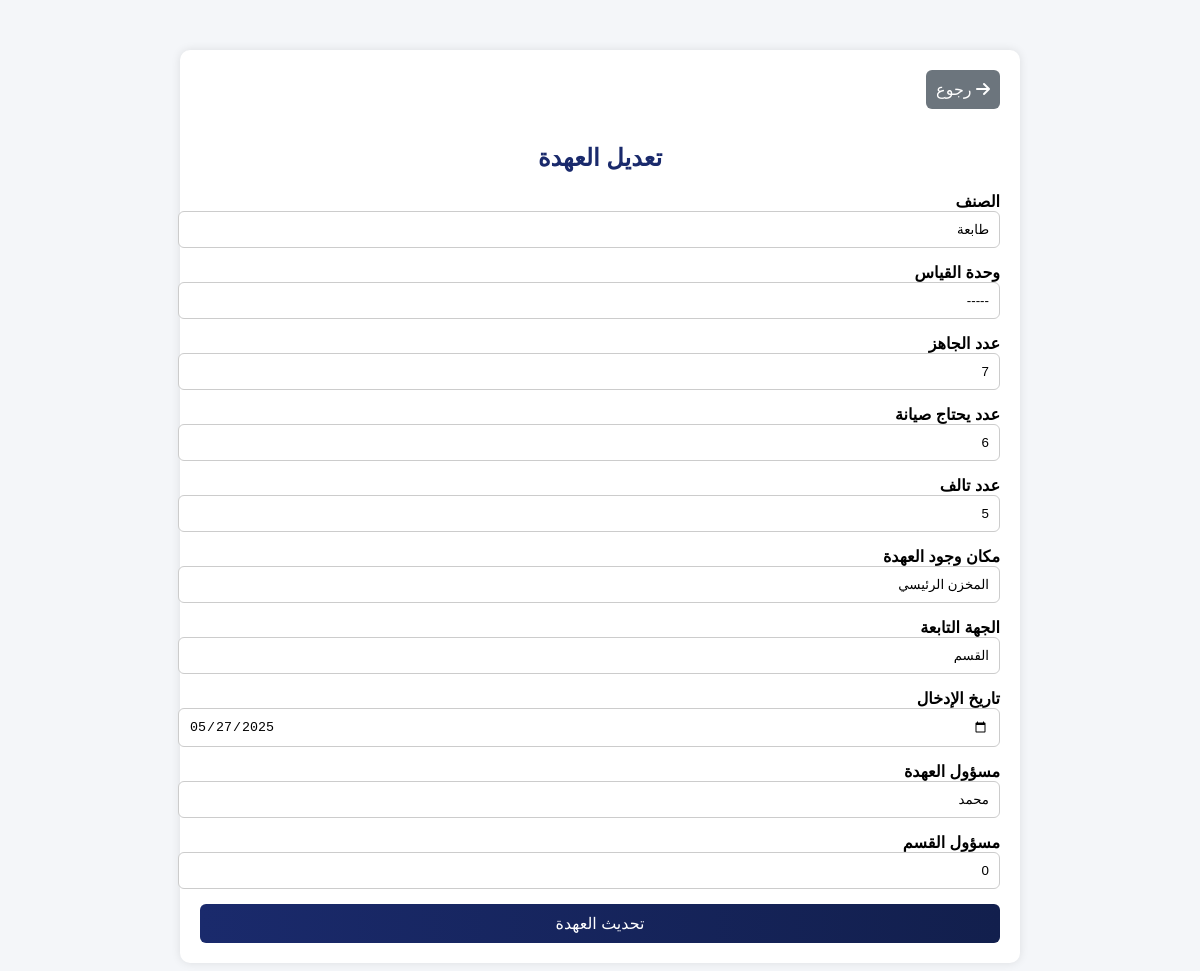
The page /edit_item.php?id=1 on the database its author committed.
### tables this page shows
CREATE TABLE `kashf` (
  `id` int(11) NOT NULL,
  `الصنف` varchar(50) NOT NULL,
  `وحدة_القياس` varchar(20) NOT NULL,
  `عدد_الجاهز` int(5) NOT NULL,
  `عدد_يحتاج_صيانة` int(5) NOT NULL,
  `عدد_تالف` int(5) NOT NULL,
  `مكان_وجود_العهدة` varchar(30) NOT NULL,
  `الجهة_التي_تتبعها_العهدة` varchar(50) NOT NULL,
  `تأربخ_الادخال` date NOT NULL,
  `اسم_الشخص_المسؤول_عن_العهدة` varchar(45) NOT NULL,
  `اسم_الشخص_المسؤول_على_القسم` varchar(45) NOT NULL
);

### edit_item.php (the view, shortened to what this page needs)
<?php
include 'db.php';
$id = $_GET['id'];
$sql = "SELECT * FROM kashf WHERE id = ?";
$stmt = $conn->prepare($sql);
$stmt->bind_param("i", $id);
$stmt->execute();
$result = $stmt->get_result();
$item = $result->fetch_assoc();
?>
<!DOCTYPE html>
<html lang="ar" dir="rtl">
<head>
    <link rel="stylesheet" href="https://cdnjs.cloudflare.com/ajax/libs/font-awesome/6.4.0/css/all.min.css">
</head>
<body>
<div class="container">
    <a href="javascript:history.back()" class="back-btn">
        <i class="fas fa-arrow-right"></i> رجوع
    </a>
    <h2>تعديل العهدة</h2>
    <form action="update_item.php" method="POST">
        <div class="form-group">
            <label for="الصنف">الصنف</label>
            <input type="text" id="الصنف" name="الصنف" value="<?= htmlspecialchars($item['الصنف']) ?>" required>
        </div>
        <div class="form-group">
            <label for="وحدة_القياس">وحدة القياس</label>
            <input type="text" id="وحدة_القياس" name="وحدة_القياس" value="<?= htmlspecialchars($item['وحدة_القياس']) ?>" required>
        </div>
        <div class="form-group">
            <label for="عدد_الجاهز">عدد الجاهز</label>
            <input type="number" id="عدد_الجاهز" name="عدد_الجاهز" value="<?= htmlspecialchars($item['عدد_الجاهز']) ?>" required>
        </div>
        <div class="form-group">
            <label for="عدد_يحتاج_صيانة">عدد يحتاج صيانة</label>
            <input type="number" id="عدد_يحتاج_صيانة" name="عدد_يحتاج_صيانة" value="<?= htmlspecialchars($item['عدد_يحتاج_صيانة']) ?>" required>
        </div>
        <div class="form-group">
            <label for="عدد_تالف">عدد تالف</label>
            <input type="number" id="عدد_تالف" name="عدد_تالف" value="<?= htmlspecialchars($item['عدد_تالف']) ?>" required>
        </div>
        <div class="form-group">
            <label for="مكان_وجود_العهدة">مكان وجود العهدة</label>
            <input type="text" id="مكان_وجود_العهدة" name="مكان_وجود_العهدة" value="<?= htmlspecialchars($item['مكان_وجود_العهدة']) ?>" required>
        </div>
        <div class="form-group">
            <label for="الجهة_التي_تتبعها_العهدة">الجهة التابعة</label>
            <input type="text" id="الجهة_التي_تتبعها_العهدة" name="الجهة_التي_تتبعها_العهدة" value="<?= htmlspecialchars($item['الجهة_التي_تتبعها_العهدة']) ?>" required>
        </div>
        <div class="form-group">
            <label for="تأربخ_الادخال">تاريخ الإدخال</label>
            <input type="date" id="تأربخ_الادخال" name="تأربخ_الادخال" value="<?= htmlspecialchars($item['تأربخ_الادخال']) ?>" required>
        </div>
        <div class="form-group">
            <label for="اسم_الشخص_المسؤول_عن_العهدة">مسؤول العهدة</label>
            <input type="text" id="اسم_الشخص_المسؤول_عن_العهدة" name="اسم_الشخص_المسؤول_عن_العهدة" value="<?= htmlspecialchars($item['اسم_الشخص_المسؤول_عن_العهدة']) ?>" required>
        </div>
        <div class="form-group">
            <label for="اسم_الشخص_المسؤول_على_القسم">مسؤول القسم</label>
            <input type="text" id="اسم_الشخص_المسؤول_على_القسم" name="اسم_الشخص_المسؤول_على_القسم" value="<?= htmlspecialchars($item['اسم_الشخص_المسؤول_على_القسم']) ?>" required>
        </div>
        <button type="submit">تحديث العهدة</button>
    </form>
</div>
</body>
</html>

### edit_item.php (style rules this page uses)
body { font-family: 'Tajawal', sans-serif; direction: rtl; background-color: #f4f6f9; }
.container { max-width: 800px; margin: 50px auto; padding: 20px; background: white; border-radius: 10px; box-shadow: 0 0 10px rgba(0, 0, 0, 0.1); }
h2 { text-align: center; color: #1a2a6c; margin-bottom: 20px; }
.back-btn { display: inline-block; text-align: center; padding: 10px; background: #6c757d; color: white; border-radius: 6px; text-decoration: none; font-size: 16px; margin-bottom: 15px; transition: background 0.3s ease; }
form { display: grid; gap: 15px; }
label { font-weight: bold; }
input[type="text"], input[type="number"], input[type="date"] { width: 100%; padding: 10px; border: 1px solid #ccc; border-radius: 6px; }
.form-group { display: flex; flex-direction: column; }
button { padding: 10px; background: linear-gradient(to right, #1a2a6c, #121f4d); color: white; border: none; border-radius: 6px; font-size: 16px; cursor: pointer; width: 100%; }

### rows shown on the page
kashf: الصنف "طابعة", وحدة_القياس "-----", عدد_الجاهز "7", عدد_يحتاج_صيانة "6", عدد_تالف "5", مكان_وجود_العهدة "المخزن الرئيسي", الجهة_التي_تتبعها_العهدة "القسم", تأربخ_الادخال "05/27/2025", اسم_الشخص_المسؤول_عن_العهدة "محمد", اسم_الشخص_المسؤول_على_القسم "0"
